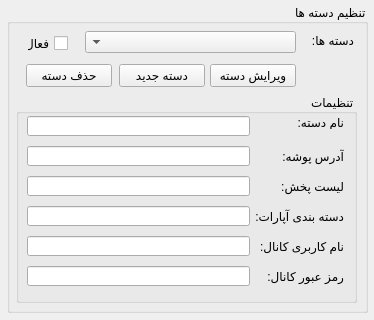
<?xml version="1.0" encoding="UTF-8"?>
<ui version="4.0">
 <class>classesWindow</class>
 <widget class="QMainWindow" name="classesWindow">
  <property name="geometry">
   <rect>
    <x>0</x>
    <y>0</y>
    <width>374</width>
    <height>320</height>
   </rect>
  </property>
  <property name="minimumSize">
   <size>
    <width>374</width>
    <height>320</height>
   </size>
  </property>
  <property name="maximumSize">
   <size>
    <width>374</width>
    <height>320</height>
   </size>
  </property>
  <property name="windowTitle">
   <string>دسته ها  - تنظیمات</string>
  </property>
  <property name="windowIcon">
   <iconset>
    <normaloff>../icons/classification.png</normaloff>../icons/classification.png</iconset>
  </property>
  <property name="layoutDirection">
   <enum>Qt::RightToLeft</enum>
  </property>
  <widget class="QWidget" name="centralwidget">
   <widget class="QGroupBox" name="mainGroupBox">
    <property name="geometry">
     <rect>
      <x>7</x>
      <y>4</y>
      <width>361</width>
      <height>309</height>
     </rect>
    </property>
    <property name="title">
     <string>تنظیم دسته ها</string>
    </property>
    <widget class="QLabel" name="classLabel">
     <property name="geometry">
      <rect>
       <x>300</x>
       <y>30</y>
       <width>47</width>
       <height>13</height>
      </rect>
     </property>
     <property name="text">
      <string>دسته ها:</string>
     </property>
    </widget>
    <widget class="ExtendedComboBox" name="classComboBox">
     <property name="geometry">
      <rect>
       <x>78</x>
       <y>27</y>
       <width>211</width>
       <height>22</height>
      </rect>
     </property>
    </widget>
    <widget class="QCheckBox" name="activeClassCheckBox">
     <property name="geometry">
      <rect>
       <x>20</x>
       <y>29</y>
       <width>41</width>
       <height>20</height>
      </rect>
     </property>
     <property name="text">
      <string>فعال</string>
     </property>
    </widget>
    <widget class="QGroupBox" name="settingGroupBox">
     <property name="geometry">
      <rect>
       <x>9</x>
       <y>90</y>
       <width>341</width>
       <height>209</height>
      </rect>
     </property>
     <property name="title">
      <string>تنظیمات</string>
     </property>
     <widget class="QLineEdit" name="folderPathLineEdit">
      <property name="geometry">
       <rect>
        <x>11</x>
        <y>52</y>
        <width>223</width>
        <height>20</height>
       </rect>
      </property>
      <property name="readOnly">
       <bool>true</bool>
      </property>
     </widget>
     <widget class="QLabel" name="classAparatCategoryLabel">
      <property name="geometry">
       <rect>
        <x>217</x>
        <y>112</y>
        <width>111</width>
        <height>20</height>
       </rect>
      </property>
      <property name="text">
       <string>دسته بندی آپارات:</string>
      </property>
     </widget>
     <widget class="QLineEdit" name="classAparatCategoryLineEdit">
      <property name="geometry">
       <rect>
        <x>11</x>
        <y>112</y>
        <width>223</width>
        <height>20</height>
       </rect>
      </property>
      <property name="readOnly">
       <bool>true</bool>
      </property>
     </widget>
     <widget class="QLabel" name="folderPathLabel">
      <property name="geometry">
       <rect>
        <x>217</x>
        <y>52</y>
        <width>111</width>
        <height>20</height>
       </rect>
      </property>
      <property name="text">
       <string>آدرس پوشه:</string>
      </property>
     </widget>
     <widget class="QLineEdit" name="passwordLineEdit">
      <property name="geometry">
       <rect>
        <x>11</x>
        <y>172</y>
        <width>223</width>
        <height>20</height>
       </rect>
      </property>
      <property name="echoMode">
       <enum>QLineEdit::Password</enum>
      </property>
      <property name="readOnly">
       <bool>true</bool>
      </property>
     </widget>
     <widget class="QLabel" name="usenameLabel">
      <property name="geometry">
       <rect>
        <x>217</x>
        <y>142</y>
        <width>111</width>
        <height>20</height>
       </rect>
      </property>
      <property name="text">
       <string>نام کاربری کانال:</string>
      </property>
     </widget>
     <widget class="QLineEdit" name="usernameLineEdit">
      <property name="geometry">
       <rect>
        <x>11</x>
        <y>142</y>
        <width>223</width>
        <height>20</height>
       </rect>
      </property>
      <property name="readOnly">
       <bool>true</bool>
      </property>
     </widget>
     <widget class="QLineEdit" name="classNameLineEdit">
      <property name="geometry">
       <rect>
        <x>11</x>
        <y>22</y>
        <width>223</width>
        <height>20</height>
       </rect>
      </property>
      <property name="readOnly">
       <bool>true</bool>
      </property>
     </widget>
     <widget class="QLabel" name="classPlaylistNameLabel">
      <property name="geometry">
       <rect>
        <x>217</x>
        <y>82</y>
        <width>111</width>
        <height>20</height>
       </rect>
      </property>
      <property name="text">
       <string>لیست پخش:</string>
      </property>
     </widget>
     <widget class="QLabel" name="classNameLabel">
      <property name="geometry">
       <rect>
        <x>281</x>
        <y>22</y>
        <width>47</width>
        <height>13</height>
       </rect>
      </property>
      <property name="text">
       <string>نام دسته:</string>
      </property>
     </widget>
     <widget class="QLabel" name="passwordLabel">
      <property name="geometry">
       <rect>
        <x>217</x>
        <y>172</y>
        <width>111</width>
        <height>20</height>
       </rect>
      </property>
      <property name="text">
       <string>رمز عبور کانال:</string>
      </property>
     </widget>
     <widget class="QLineEdit" name="classPlaylistNameLineEdit">
      <property name="geometry">
       <rect>
        <x>11</x>
        <y>82</y>
        <width>223</width>
        <height>20</height>
       </rect>
      </property>
      <property name="readOnly">
       <bool>true</bool>
      </property>
     </widget>
    </widget>
    <widget class="QPushButton" name="newClassPushButton">
     <property name="geometry">
      <rect>
       <x>112</x>
       <y>60</y>
       <width>86</width>
       <height>23</height>
      </rect>
     </property>
     <property name="text">
      <string>دسته جدید</string>
     </property>
    </widget>
    <widget class="QPushButton" name="deleteClassPushButton">
     <property name="enabled">
      <bool>true</bool>
     </property>
     <property name="geometry">
      <rect>
       <x>19</x>
       <y>60</y>
       <width>86</width>
       <height>23</height>
      </rect>
     </property>
     <property name="text">
      <string>حذف دسته</string>
     </property>
    </widget>
    <widget class="QPushButton" name="editClassPushButton">
     <property name="geometry">
      <rect>
       <x>203</x>
       <y>60</y>
       <width>86</width>
       <height>23</height>
      </rect>
     </property>
     <property name="text">
      <string>ویرایش دسته</string>
     </property>
    </widget>
   </widget>
  </widget>
 </widget>
 <customwidgets>
  <customwidget>
   <class>ExtendedComboBox</class>
   <extends>QComboBox</extends>
   <header location="global">source/extended/ExtendedComboBox</header>
  </customwidget>
 </customwidgets>
 <tabstops>
  <tabstop>classComboBox</tabstop>
  <tabstop>activeClassCheckBox</tabstop>
  <tabstop>editClassPushButton</tabstop>
  <tabstop>newClassPushButton</tabstop>
  <tabstop>deleteClassPushButton</tabstop>
  <tabstop>classNameLineEdit</tabstop>
  <tabstop>folderPathLineEdit</tabstop>
  <tabstop>classPlaylistNameLineEdit</tabstop>
  <tabstop>classAparatCategoryLineEdit</tabstop>
  <tabstop>usernameLineEdit</tabstop>
  <tabstop>passwordLineEdit</tabstop>
 </tabstops>
 <resources/>
 <connections/>
</ui>
